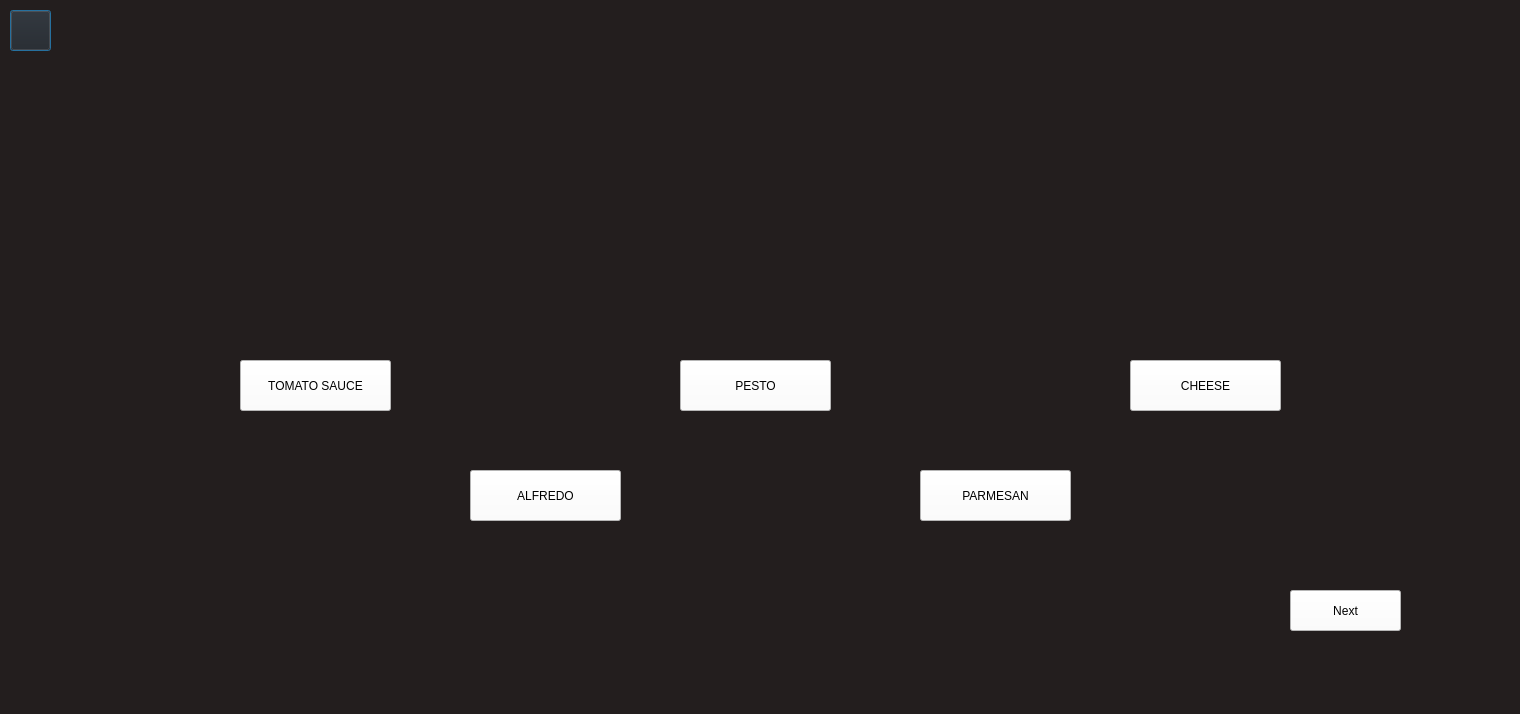
<?xml version="1.0" encoding="UTF-8"?>
<ui version="4.0">
 <class>Dialog</class>
 <widget class="QDialog" name="Dialog">
  <property name="geometry">
   <rect>
    <x>0</x>
    <y>0</y>
    <width>1520</width>
    <height>714</height>
   </rect>
  </property>
  <property name="windowTitle">
   <string>Dialog</string>
  </property>
  <widget class="QWidget" name="FabiolaPhotoWidget" native="true">
   <property name="geometry">
    <rect>
     <x>0</x>
     <y>0</y>
     <width>1520</width>
     <height>715</height>
    </rect>
   </property>
   <property name="styleSheet">
    <string notr="true">background-color: rgb(35, 30, 30);</string>
   </property>
   <widget class="QPushButton" name="backButton">
    <property name="geometry">
     <rect>
      <x>10</x>
      <y>10</y>
      <width>41</width>
      <height>41</height>
     </rect>
    </property>
    <property name="styleSheet">
     <string notr="true">color: white;</string>
    </property>
    <property name="text">
     <string/>
    </property>
   </widget>
   <widget class="QLabel" name="imageLabel">
    <property name="geometry">
     <rect>
      <x>420</x>
      <y>60</y>
      <width>791</width>
      <height>181</height>
     </rect>
    </property>
    <property name="text">
     <string/>
    </property>
   </widget>
   <widget class="QPushButton" name="tomatoButton">
    <property name="geometry">
     <rect>
      <x>240</x>
      <y>360</y>
      <width>151</width>
      <height>51</height>
     </rect>
    </property>
    <property name="styleSheet">
     <string notr="true">background-color: white;
font: 75 16px &quot;Yu Gothic Semibold&quot;;
</string>
    </property>
    <property name="text">
     <string>TOMATO SAUCE</string>
    </property>
   </widget>
   <widget class="QPushButton" name="pestoButton">
    <property name="geometry">
     <rect>
      <x>680</x>
      <y>360</y>
      <width>151</width>
      <height>51</height>
     </rect>
    </property>
    <property name="styleSheet">
     <string notr="true">background-color: white;
font: 75 16px &quot;Yu Gothic Semibold&quot;;
</string>
    </property>
    <property name="text">
     <string>PESTO</string>
    </property>
   </widget>
   <widget class="QPushButton" name="nextButton">
    <property name="geometry">
     <rect>
      <x>1290</x>
      <y>590</y>
      <width>111</width>
      <height>41</height>
     </rect>
    </property>
    <property name="styleSheet">
     <string notr="true">font: 75 16px &quot;Yu Gothic Semibold&quot;;
background-color:white;</string>
    </property>
    <property name="text">
     <string>Next</string>
    </property>
   </widget>
   <widget class="QPushButton" name="cheeseButton">
    <property name="geometry">
     <rect>
      <x>1130</x>
      <y>360</y>
      <width>151</width>
      <height>51</height>
     </rect>
    </property>
    <property name="styleSheet">
     <string notr="true">background-color: white;
font: 75 16px &quot;Yu Gothic Semibold&quot;;
</string>
    </property>
    <property name="text">
     <string>CHEESE</string>
    </property>
   </widget>
   <widget class="QPushButton" name="alfredoButton">
    <property name="geometry">
     <rect>
      <x>470</x>
      <y>470</y>
      <width>151</width>
      <height>51</height>
     </rect>
    </property>
    <property name="styleSheet">
     <string notr="true">background-color: white;
font: 75 16px &quot;Yu Gothic Semibold&quot;;
</string>
    </property>
    <property name="text">
     <string>ALFREDO</string>
    </property>
   </widget>
   <widget class="QPushButton" name="parmesanButton">
    <property name="geometry">
     <rect>
      <x>920</x>
      <y>470</y>
      <width>151</width>
      <height>51</height>
     </rect>
    </property>
    <property name="styleSheet">
     <string notr="true">background-color: white;
font: 75 16px &quot;Yu Gothic Semibold&quot;;
</string>
    </property>
    <property name="text">
     <string>PARMESAN</string>
    </property>
   </widget>
  </widget>
 </widget>
 <resources/>
 <connections/>
</ui>
